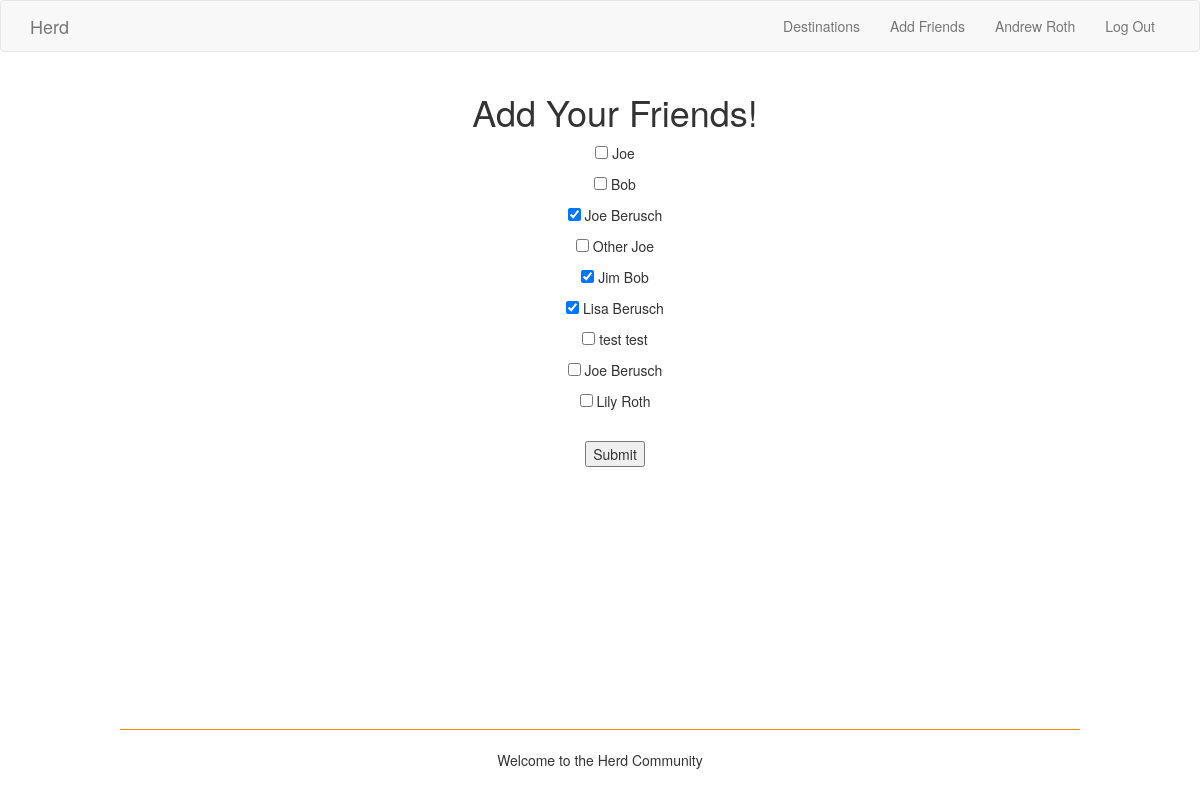
The page /add_friends (signed in) on the database as committed earlier.
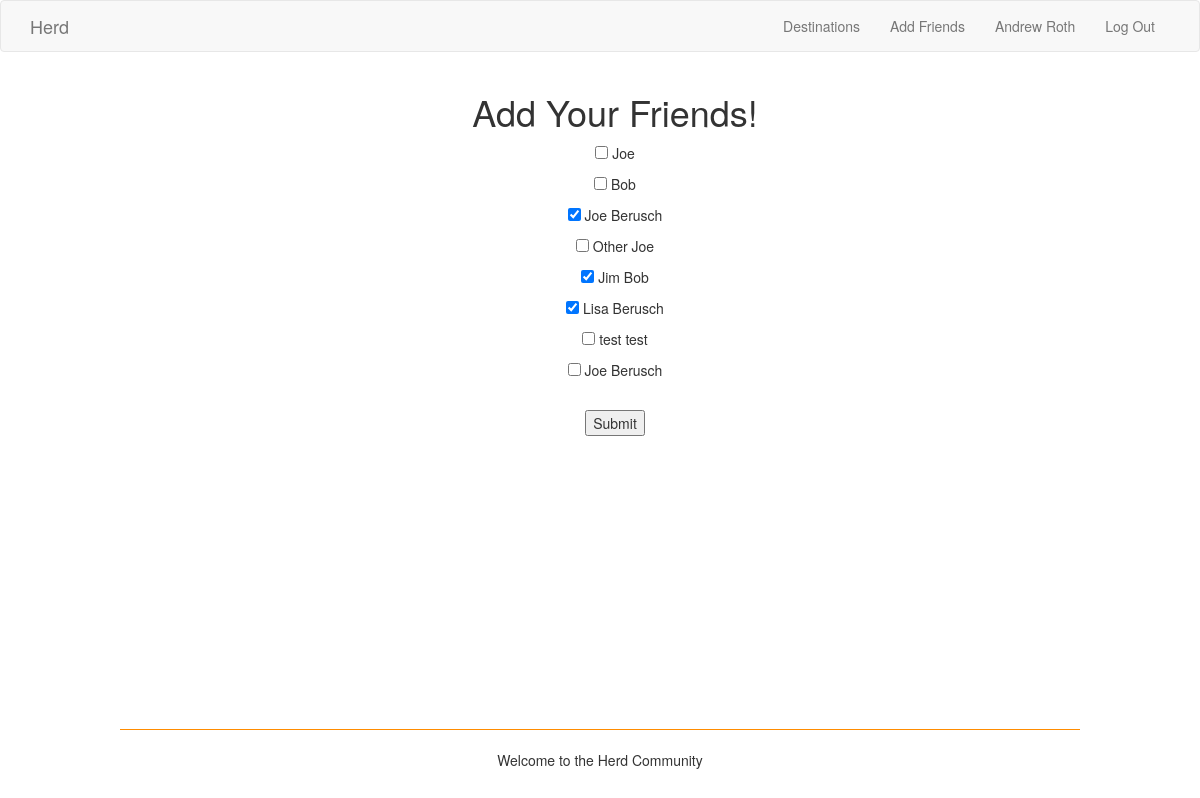
The same page on the database as committed later.
### app/models.py (models this page shows, shortened)
class User(UserMixin, db.Model):
    __tablename__ = 'users'
    user_id = db.Column(db.Integer, primary_key=True)
    username = db.Column(db.String(80), index=True, unique=True)
    name = db.Column(db.String(120))
    email = db.Column(db.String(120), index=True, unique=True)
    destinations = db.relationship('Association', back_populates='user')
    friends = db.relationship('User',
        secondary=friendship_identifier,
        primaryjoin= user_id == friendship_identifier.c.user_id,
        secondaryjoin= user_id == friendship_identifier.c.friend_id)
    def get_id(self):
        return self.user_id

### app/routes.py (the view, shortened to what this page needs)
@app.route('/add_friends', methods=['GET', 'POST'])
@login_required
def add_friends():
    ulog('add_friends -> page access')
    users = User.query.all()
    users = filter(lambda u: u.user_id != current_user.user_id, users)
    return render_template('add_friends.html', users=users,
                            current_friends=current_user.friends if current_user.friends else [])

### app/helpers.py (called while the page is built)
def ulog(msg):
    fp = open('usage_logs.txt', 'a')
    print('--- ', current_user.username, ' ---- ', date.today(), ' ---', file=fp)
    print(msg, file=fp)
    fp.close()

### app/models.py (called while the page is built)
@login.user_loader
def load_user(id):
    return User.query.get(int(id))

### app/templates/add_friends.html
{% extends "base.html" %}
{% block app_content %}
<div class="container">
    <h1>Add Your Friends!</h1>
    <form method="POST" action="">
        {% for u in users %}
            <p><input type="checkbox" value="{{ u.user_id }}" name="friend_checkbox" {{ 'checked' if u in current_friends else '' }}> {{ u.name }}</input></p>
        {% endfor %}
        <br />
        <button type="submit">Submit</button>
    </form>
</div>
{% endblock %}

Rows that differ between the two databases and show on the page:
removed User: name "Lily Roth"
